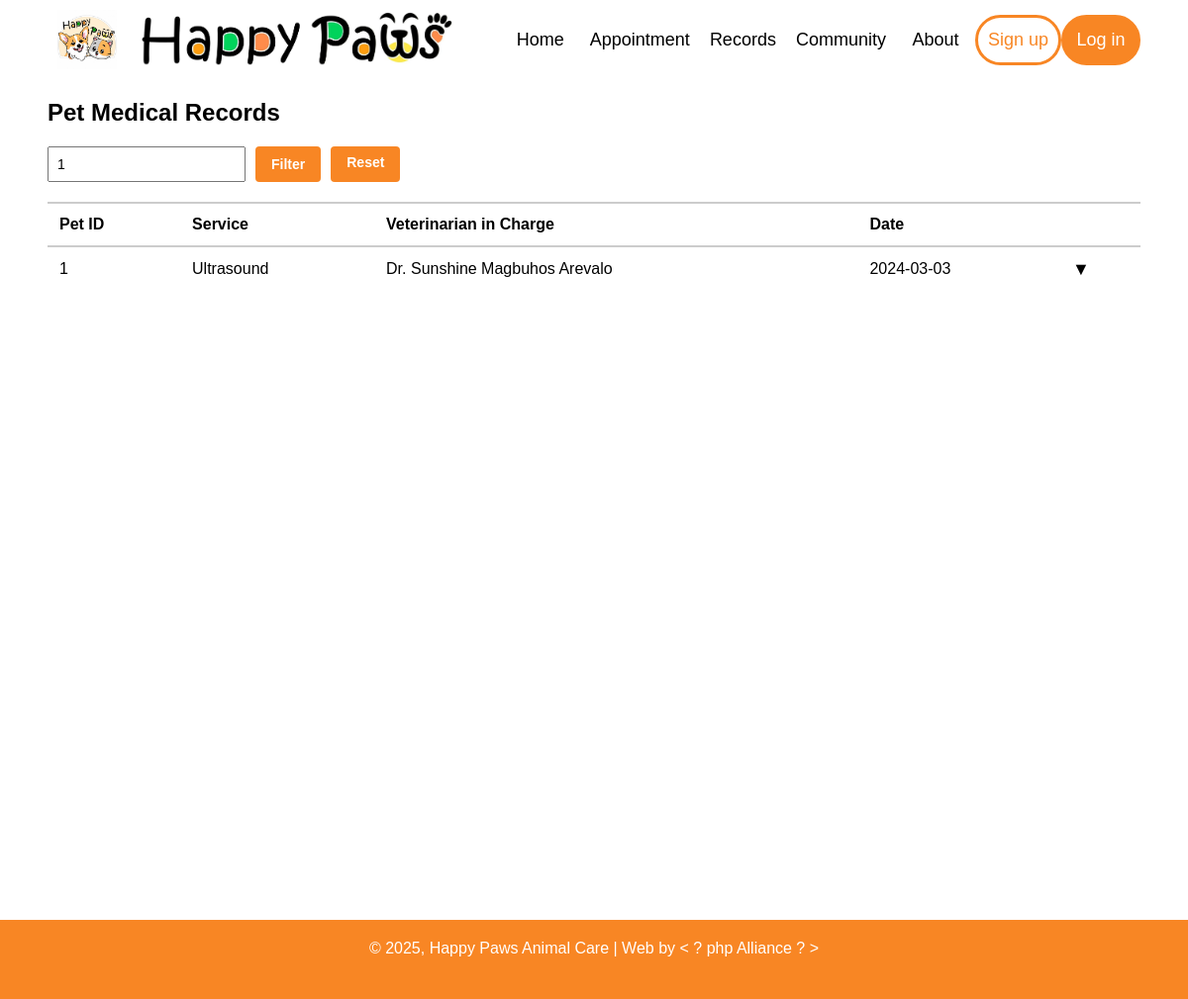
The app's page /records.php?pet_id=1 with its own data.
### tables this page shows
CREATE TABLE IF NOT EXISTS records (
    id INT AUTO_INCREMENT PRIMARY KEY,
    pet_id INT NOT NULL,
    service VARCHAR(100) NOT NULL,
    vet_in_charge VARCHAR(100) NOT NULL,
    visit_date DATE NOT NULL,
    detailed_report LONGTEXT,
    FOREIGN KEY (pet_id) REFERENCES pets(id) ON DELETE CASCADE
);

### records.php (the view, shortened to what this page needs)
<?php
include("includes/header.php");
$mysqli = new mysqli("localhost", "root", "", "happy_paws");
$filter = isset($_GET['pet_id']) ? (int)$_GET['pet_id'] : null;
$query = "SELECT * FROM records";
if ($filter) {
    $query .= " WHERE pet_id = $filter";
}
$result = $mysqli->query($query);
?>
<!DOCTYPE html>
<html>
<head>
    <link id="stylesheet" rel="stylesheet" href="css/style.css">
</head>
<body>
    <div class="page-wrapper">
        <main class="container">
            <h2>Pet Medical Records</h2>
            <form class="filter-form" method="GET" action="">
                <div class="filter-buttons">
                    <input type="number" name="pet_id" placeholder="Filter by Pet ID" value="<?= htmlspecialchars($filter) ?>">
                    <button type="submit" class="filter-btn">Filter</button>
                    <?php if ($filter): ?>
                        <a href="records.php" class="filter-btn reset-btn">Reset</a>
                    <?php endif; ?>
                </div>
            </form>
            <?php if ($result && $result->num_rows > 0): ?>
                <table>
                    <thead>
                        <tr>
                            <th>Pet ID</th>
                            <th>Service</th>
                            <th>Veterinarian in Charge</th>
                            <th>Date</th>
                            <th></th>
                        </tr>
                    </thead>
                    <tbody>
                        <?php while ($row = $result->fetch_assoc()): ?>
                            <tr>
                                <td><?= htmlspecialchars($row['pet_id']) ?></td>
                                <td><?= htmlspecialchars($row['service']) ?></td>
                                <td><?= htmlspecialchars($row['vet_in_charge']) ?></td>
                                <td><?= htmlspecialchars($row['visit_date']) ?></td>
                                <td class="toggle-arrow" onclick="toggleDetails(this)">&#x25BC;</td>
                            </tr>
                            <tr class="details-row">
                                <td colspan="5">
                                </td>
                            </tr>
                        <?php endwhile; ?>
                    </tbody>
                </table>
            <?php else: ?>
                <p>No records found.</p>
            <?php endif; ?>
        </main>
    </div>
    <?php include_once("includes/footer.php"); ?>
</body>
</html>

### css/style.css (style rules this page uses)
* { box-sizing: border-box; }
body { margin: 0; font-family: sans-serif; }
.container { width: 92%; margin: auto; height: 100%; }
html, body { height: 100%; margin: 0; }
.page-wrapper { display: flex; flex-direction: column; min-height: 100vh; }
.page-wrapper > main { flex: 1; }
.filter-form { margin-bottom: 20px; }
input[type="number"] { padding: 8px; font-size: 14px; width: 200px; }
button { padding: 8px 12px; background-color: #f88624; border: none; color: white; cursor: pointer; }
table { width: 100%; border-collapse: collapse; background-color: white; }
thead th { text-align: left; padding: 12px; border-top: 2px solid #ccc; border-bottom: 2px solid #ccc; }
tbody td { padding: 12px; border: none; }
.toggle-arrow { cursor: pointer; font-size: 18px; }
.filter-buttons { display: flex; gap: 10px; }
.filter-btn { background-color: #f88624; border: none; color: white; padding: 8px 16px; cursor: pointer; border-radius: 4px; text-decoration: none; font-weight: bold; transition: background-color 0.3s; }
.reset-btn { background-color: #f88624; border: none; color: white; padding: 8px 16px; cursor: pointer; border-radius: 4px; text-decoration: none; transition: background-color 0.3s; }
.filter-btn, .reset-btn { font-family: inherit; font-size: 14px; font-weight: bold; }

### records on screen
records: pet "1", service "Ultrasound", vet_in_charge "Dr. Sunshine Magbuhos Arevalo", visit_date "2024-03-03"
